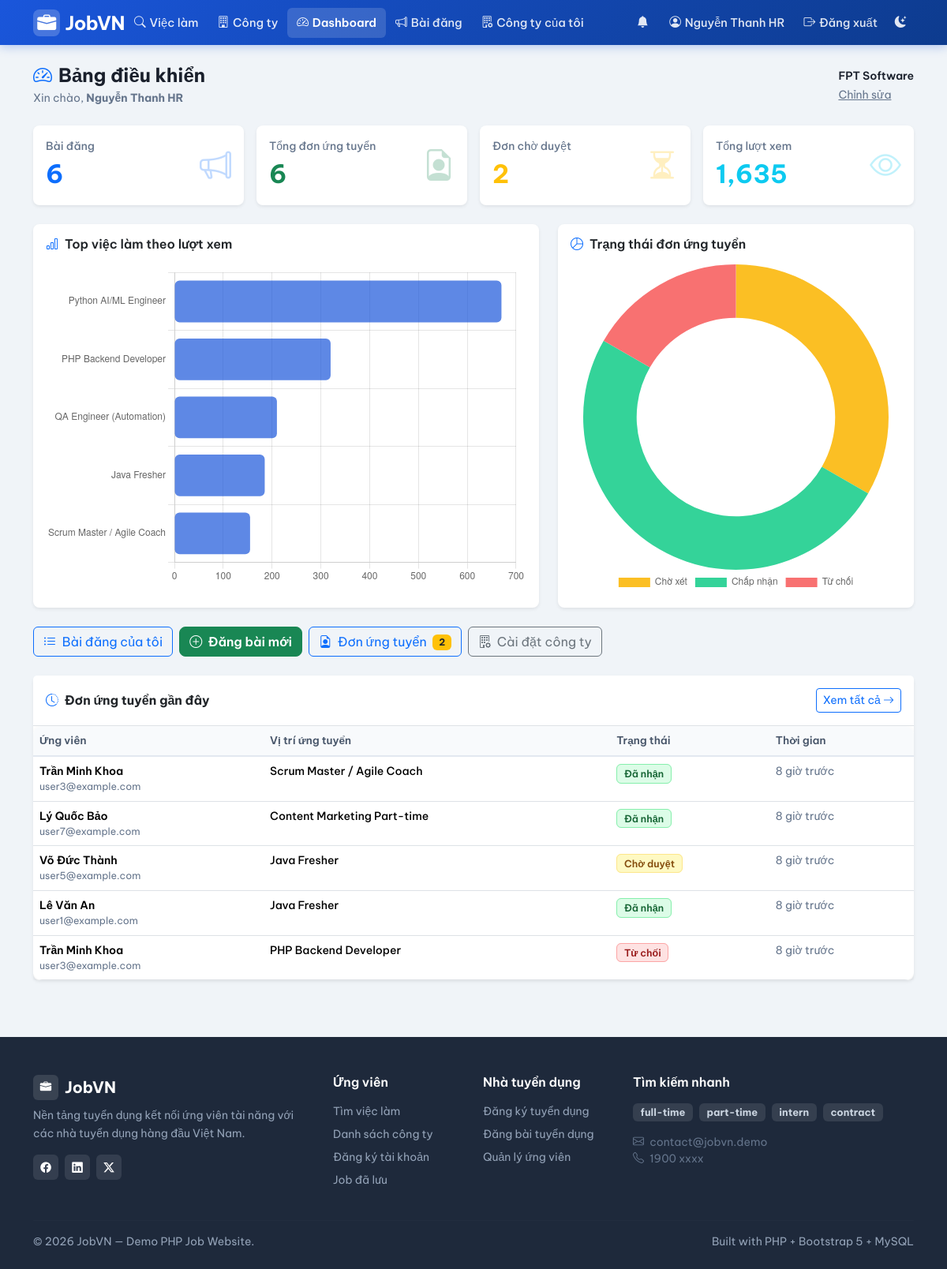
Page /index.php?page=employer/dashboard (signed in) on the committed database.
### tables this page shows
CREATE TABLE users (
    id INT AUTO_INCREMENT PRIMARY KEY,
    email VARCHAR(150) NOT NULL UNIQUE,
    password VARCHAR(255) NOT NULL,              
    full_name VARCHAR(150) NOT NULL,
    role ENUM('admin','employer','user') NOT NULL DEFAULT 'user',
    phone VARCHAR(30) NULL,
    bio TEXT NULL,                                
    skills VARCHAR(500) NULL,                     
    experience_years TINYINT NULL,                
    avatar VARCHAR(255) NULL,                     
    created_at DATETIME NOT NULL DEFAULT CURRENT_TIMESTAMP
);

CREATE TABLE companies (
    id INT AUTO_INCREMENT PRIMARY KEY,
    owner_id INT NOT NULL,                       
    name VARCHAR(200) NOT NULL,
    description TEXT NULL,
    location VARCHAR(200) NULL,
    website VARCHAR(200) NULL,
    logo VARCHAR(255) NULL,                      
    created_at DATETIME NOT NULL DEFAULT CURRENT_TIMESTAMP,
    UNIQUE KEY uq_company_owner (owner_id),      
    FOREIGN KEY (owner_id) REFERENCES users(id) ON DELETE CASCADE
);

CREATE TABLE applications (
    id INT AUTO_INCREMENT PRIMARY KEY,
    job_id INT NOT NULL,
    user_id INT NOT NULL,
    cv_file VARCHAR(255) NOT NULL,               
    cover_letter TEXT NULL,
    status ENUM('pending','accepted','rejected') NOT NULL DEFAULT 'pending',
    created_at DATETIME NOT NULL DEFAULT CURRENT_TIMESTAMP,
    FOREIGN KEY (job_id) REFERENCES jobs(id) ON DELETE CASCADE,
    FOREIGN KEY (user_id) REFERENCES users(id) ON DELETE CASCADE
);

CREATE TABLE jobs (
    id INT AUTO_INCREMENT PRIMARY KEY,
    company_id INT NOT NULL,
    employer_id INT NOT NULL,                    
    title VARCHAR(200) NOT NULL,
    description TEXT NOT NULL,
    requirements TEXT NULL,
    location VARCHAR(200) NULL,
    salary_min INT NULL,                         
    salary_max INT NULL,                         
    job_type ENUM('full-time','part-time','intern','contract') NOT NULL DEFAULT 'full-time',
    is_active TINYINT(1) NOT NULL DEFAULT 1,
    is_hot TINYINT(1) NOT NULL DEFAULT 0,        
    views INT NOT NULL DEFAULT 0,                
    expired_at DATETIME NULL,                    
    category VARCHAR(50) NOT NULL DEFAULT 'Công nghệ thông tin',   
    tags VARCHAR(300) NULL,                      
    created_at DATETIME NOT NULL DEFAULT CURRENT_TIMESTAMP,
    FOREIGN KEY (company_id) REFERENCES companies(id) ON DELETE CASCADE,
    FOREIGN KEY (employer_id) REFERENCES users(id) ON DELETE CASCADE
);

### src/pages/employer/dashboard.php (the view, shortened to what the rows shown need)
<?php
$u = require_role('employer');
$companyStmt = db()->prepare('SELECT * FROM companies WHERE owner_id = ?');
$companyStmt->execute([$u['id']]);
$company = $companyStmt->fetch();
$topViewsStmt = db()->prepare("
    SELECT title, views FROM jobs
    WHERE employer_id = ? AND is_active = 1
    ORDER BY views DESC LIMIT 5
");
$topViewsStmt->execute([$u['id']]);
$topViewsJobs = $topViewsStmt->fetchAll();
$appStatsStmt = db()->prepare("
    SELECT a.status, COUNT(*) AS cnt
    FROM applications a
    JOIN jobs j ON j.id = a.job_id
    WHERE j.employer_id = ?
    GROUP BY a.status
");
$appStatsStmt->execute([$u['id']]);
$appStats = [];
foreach ($appStatsStmt->fetchAll() as $row) {
    $appStats[$row['status']] = (int)$row['cnt'];
}
$recentApps = db()->prepare("
    SELECT a.id, a.status, a.created_at,
           u.full_name AS applicant_name,
           u.email     AS applicant_email,
           j.title     AS job_title
    FROM applications a
    JOIN jobs j ON j.id = a.job_id
    JOIN users u ON u.id = a.user_id
    WHERE j.employer_id = ?
    ORDER BY a.created_at DESC
    LIMIT 5
");
$recentApps->execute([$u['id']]);
$recentApps = $recentApps->fetchAll();
require __DIR__ . '/../../layout/header.php';
?>
<div class="d-flex justify-content-between align-items-center mb-4">
    <div>
        <div class="text-muted small">Xin chào, <strong><?= e($u['full_name']) ?></strong></div>
    </div>
    <?php if ($company): ?>
        <div class="d-flex align-items-center gap-2">
            <div>
                <div class="fw-600 small"><?= e($company['name']) ?></div>
                <a href="<?= e(url('employer/company')) ?>" class="small text-muted">Chỉnh sửa</a>
            </div>
        </div>
    <?php endif; ?>
</div>
<?php if ($topViewsJobs || array_sum($appStats) > 0): ?>
<script>
<?php if ($topViewsJobs): ?>
// Chart 1: bar chart ngang hiển thị top jobs theo lượt xem
new Chart(document.getElementById('chartViews'), {
    type: 'bar',
    data: {
        labels: <?= json_encode(array_column($topViewsJobs, 'title'), JSON_UNESCAPED_UNICODE) ?>,
        datasets: [{
            label: 'Lượt xem',
            data: <?= json_encode(array_column($topViewsJobs, 'views')) ?>,
            backgroundColor: 'rgba(26,86,219,0.7)',
            borderRadius: 6,
            borderSkipped: false
        }]
    },
    options: {
        indexAxis: 'y',
        plugins: { legend: { display: false } },
        scales: { x: { beginAtZero: true, ticks: { precision: 0 } } }
    }
});
<?php endif; ?>
<?php if (array_sum($appStats) > 0): ?>
// Chart 2: doughnut chart hiển thị tỉ lệ trạng thái đơn ứng tuyển
new Chart(document.getElementById('chartApps'), {
    type: 'doughnut',
    data: {
        labels: ['Chờ xét', 'Chấp nhận', 'Từ chối'],
        datasets: [{
            data: [
                <?= (int)($appStats['pending'] ?? 0) ?>,
                <?= (int)($appStats['accepted'] ?? 0) ?>,
                <?= (int)($appStats['rejected'] ?? 0) ?>
            ],
            backgroundColor: ['#fbbf24', '#34d399', '#f87171'],
            borderWidth: 0
        }]
    },
    options: {
        plugins: { legend: { position: 'bottom' } },
        cutout: '65%'
    }
});
<?php endif; ?>
</script>
<?php endif; ?>
<?php if ($recentApps): ?>
<div class="card border-0 shadow-sm rounded-3 mt-2">
    <div class="table-responsive">
        <table class="table table-admin mb-0">
            <thead>
                <tr>
                    <th>Ứng viên</th>
                    <th>Vị trí ứng tuyển</th>
                    <th>Trạng thái</th>
                    <th>Thời gian</th>
                </tr>
            </thead>
            <tbody>
            <?php foreach ($recentApps as $a): ?>
                <?php
                $badgeCls    = ['pending'=>'badge-status-pending','accepted'=>'badge-status-accepted','rejected'=>'badge-status-rejected'][$a['status']] ?? 'badge-status-pending';
                $statusLabel = ['pending'=>'Chờ duyệt','accepted'=>'Đã nhận','rejected'=>'Từ chối'][$a['status']] ?? $a['status'];
                ?>
                <tr>
                    <td>
                        <div class="fw-600 small"><?= e($a['applicant_name']) ?></div>
                        <div class="text-muted" style="font-size:0.78rem"><?= e($a['applicant_email']) ?></div>
                    </td>
                    <td class="small fw-500"><?= e($a['job_title']) ?></td>
                    <td><span class="<?= $badgeCls ?>"><?= $statusLabel ?></span></td>
                    <td class="small text-muted"><?= time_ago($a['created_at']) ?></td>
                </tr>
            <?php endforeach; ?>
            </tbody>
        </table>
    </div>
</div>
<?php endif; ?>
<?php require __DIR__ . '/../../layout/footer.php';

### src/layout/header.php (shortened to what the rows shown need)
<?php
$u = current_user();
$currentPage = $_GET['page'] ?? 'home';
?>
<!doctype html>
<html lang="vi">
<head>
    <link href="https://cdn.jsdelivr.net/npm/bootstrap@5.3.2/dist/css/bootstrap.min.css" rel="stylesheet">
    <link href="https://cdn.jsdelivr.net/npm/bootstrap-icons@1.11.3/font/bootstrap-icons.min.css" rel="stylesheet">
</head>
<body>
<nav class="navbar navbar-expand-lg navbar-main">
    <div class="container">
        <div class="collapse navbar-collapse" id="mainNav">
            <ul class="navbar-nav align-items-lg-center">
                <?php if ($u): ?>
                    <li class="nav-item">
                        <a class="nav-link <?= $currentPage === 'user/notifications' ? 'active' : '' ?>"
                           href="<?= e(url('user/notifications')) ?>"
                           title="Thông báo"
                           style="position:relative;padding-right:0.9rem !important">
                            <i class="bi bi-bell-fill"></i>
                        </a>
                    </li>
                    <li class="nav-item">
                        <a class="nav-link <?= in_array($currentPage, ['user/profile']) ? 'active' : '' ?>"
                           href="<?= e(url('user/profile')) ?>">
                            <?php if (!empty($u['avatar'])): ?>
                                <img src="/uploads/avatars/<?= e($u['avatar']) ?>"
                                     style="width:28px;height:28px;border-radius:50%;object-fit:cover;border:2px solid rgba(255,255,255,0.4);vertical-align:middle">
                            <?php else: ?>
                                <i class="bi bi-person-circle"></i>
                            <?php endif; ?>
                            <span class="d-none d-lg-inline"><?= e($u['full_name']) ?></span>
                        </a>
                    </li>
                    <li class="nav-item">
                        <a class="nav-link" href="<?= e(url('logout')) ?>">
                            <i class="bi bi-box-arrow-right"></i> Đăng xuất
                        </a>
                    </li>
                <?php endif; ?>
            </ul>
        </div>
    </div>
</nav>
<main class="container py-4">

### rows in the picture
users: full_name "Nguyễn Thanh HR"
companies: name "FPT Software"
applications: user.full_name "Trần Minh Khoa", user.email "user3@example.com", job.title "Scrum Master / Agile Coach", status "Đã nhận", created_at "8 giờ trước"
applications: user.full_name "Lý Quốc Bảo", user.email "user7@example.com", job.title "Content Marketing Part-time", status "Đã nhận", created_at "8 giờ trước"
applications: user.full_name "Võ Đức Thành", user.email "user5@example.com", job.title "Java Fresher", status "Chờ duyệt", created_at "8 giờ trước"
applications: user.full_name "Lê Văn An", user.email "user1@example.com", job.title "Java Fresher", status "Đã nhận", created_at "8 giờ trước"
applications: user.full_name "Trần Minh Khoa", user.email "user3@example.com", job.title "PHP Backend Developer", status "Từ chối", created_at "8 giờ trước"

### other values in the picture
$jobCount "6"
$appCount "6"
$pendingCount "2"
$totalViews "1,635"
$t "full-time"
$t "part-time"
$t "intern"
$t "contract"
chart data {{ json_encode(array_column($topViewsJobs, 'views')) }} [670,320,210,185,155]
chart data {{ $appStats['pending'] }} 2
chart data {{ $appStats['accepted'] }} 3
